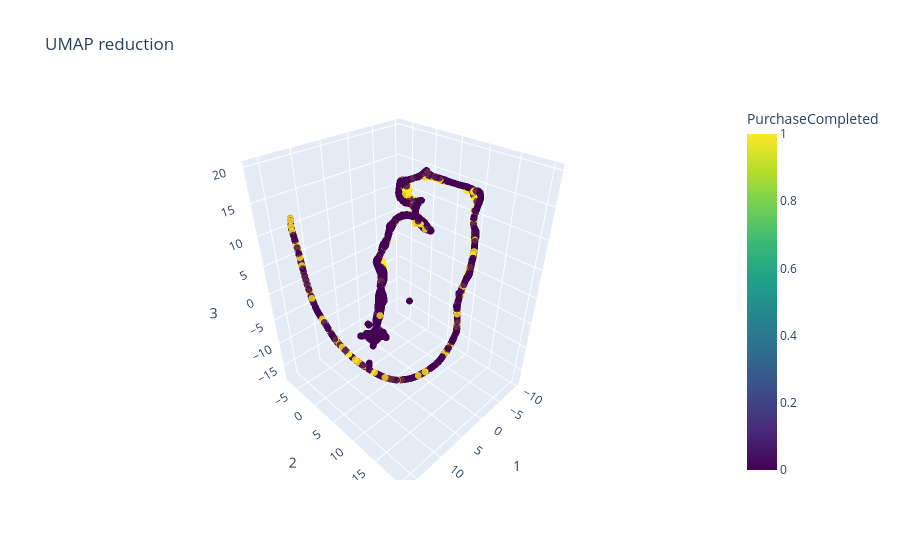

Here is the notebook cell this chart was saved with:
### Code cell
# We further apply UMAP to reduce the dimensionality 
# and try out whether we are able to visually separate the two classes
# this helps us understand the patterns of data in high dimensions

import plotly.graph_objects as go
from umap import UMAP

umap_result = UMAP(n_components=3).fit_transform(df_no_gt)
umap_result = pd.DataFrame(umap_result, columns=["1", "2", "3"])
umap_df = pd.concat([umap_result, df_no_na[gt_col].reset_index(drop=True)], axis=1)

fig = go.Figure(
    data=[
        go.Scatter3d(
            x=umap_df["1"],
            y=umap_df["2"],
            z=umap_df["3"],
            mode="markers",
            marker=dict(
                size=4,
                color=umap_df[gt_col],
                colorscale="Viridis",
                opacity=0.8,
                colorbar=dict(title=gt_col),
            ),
        )
    ]
)

fig.update_layout(
    title="UMAP reduction",
    scene=dict(xaxis_title="1", yaxis_title="2", zaxis_title="3"),
)
fig.show()

# However the 3D UMAP plot suggests there is no clear-cut separation 
# between two-class purchase intent
# From both PCA and UMAP dimentionality reduction methods,
# We can conclude that non-linear models shall be used to capture the complex patterns
# e.g. XGBoost, SVM with RBF kernel, or MLP

### Figure 1 — Plotly figure (JSON) as saved in the notebook; plotly's stock layout.template omitted (floating-point values rounded to 4 significant figures; data arrays with more than 128 entries replaced by an {"elided": "..."} marker saying what was removed)
{"data": [{"marker": {"color": {"elided": "9552 int values"}, "colorbar": {"title": {"text": "PurchaseCompleted"}}, "colorscale": [[0, "#440154"], [0.1111, "#482878"], [0.2222, "#3e4989"], [0.3333, "#31688e"], [0.4444, "#26828e"], [0.5556, "#1f9e89"], [0.6667, "#35b779"], [0.7778, "#6ece58"], [0.8889, "#b5de2b"], [1, "#fde725"]], "opacity": 0.8, "size": 4}, "mode": "markers", "type": "scatter3d", "x": {"elided": "9552 float values"}, "y": {"elided": "9552 float values"}, "z": {"elided": "9552 float values"}}], "layout": {"scene": {"xaxis": {"title": {"text": "1"}}, "yaxis": {"title": {"text": "2"}}, "zaxis": {"title": {"text": "3"}}}, "title": {"text": "UMAP reduction"}}}
